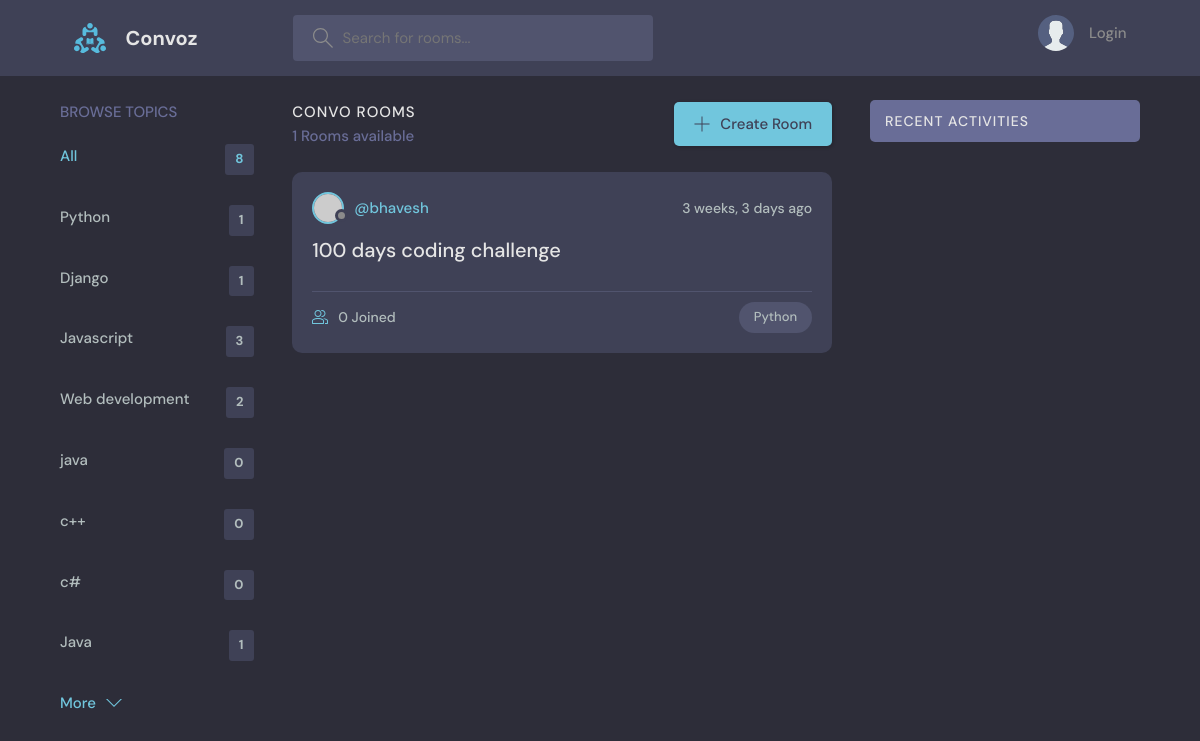
Page /?q=Python on the committed database.
### base/models.py (models this page shows, shortened)
class Topic(models.Model):
    name = models.CharField(max_length=200)

class Room(models.Model):
    host = models.ForeignKey(User, on_delete=models.SET_NULL, null=True)
    topic = models.ForeignKey(Topic, on_delete=models.SET_NULL, null=True)
    name = models.CharField(max_length=200)
    description = models.TextField(null=True, blank=True)
    participants = models.ManyToManyField(User, related_name='participants', blank=True)
    updated = models.DateTimeField(auto_now=True)
    created = models.DateTimeField(auto_now_add=True)
    class Meta:
        ordering = ['-updated', '-created']  # - do the order in descending oder

### base/views.py (the view)
# urls.py: path('', views.home, name="home"),
def home(request):
    q = request.GET.get('q') if request.GET.get('q') != None else ''
    rooms = Room.objects.filter(
        Q(topic__name__icontains=q) |
        Q(name__icontains=q) |
        Q(description__icontains=q)
        )
    topics = Topic.objects.all()
    room_count = rooms.count()
    room_messages = Message.objects.filter(Q(room__topic__name__icontains=q))
    context = {'rooms' : rooms, 'topics' : topics, 'room_count' : room_count, 'room_messages': room_messages}
    return render(request, 'base/home.html', context)

### base/templates/base/home.html (shortened to what this page needs)
{% extends 'main.html' %}
{% block content %}
<main class="layout layout--3">
  <div class="container">
    {% include 'base/topics_component.html' %}
    <div class="roomList">
      <div class="roomList__header">
        <div>
          <h2>Convo Rooms</h2>
          <p>{{room_count}} Rooms available</p>
        </div>
        <a class="btn btn--main" href="{% url 'create-room' %}">
          <svg
            version="1.1"
            xmlns="http://www.w3.org/2000/svg"
            width="32"
            height="32"
            viewBox="0 0 32 32"
          >
            <title>add</title>
            <path
              d="M16.943 0.943h-1.885v14.115h-14.115v1.885h14.115v14.115h1.885v-14.115h14.115v-1.885h-14.115v-14.115z"
            ></path>
          </svg>
          Create Room
        </a>
      </div>
      {% include 'base/feed_component.html' %}
    </div>
    {% include 'base/activity_component.html' %}
  </div>
</main>
{% endblock %}

### base/templates/base/topics_component.html
<div class="topics">
  <div class="topics__header">
    <h2>Browse Topics</h2>
  </div>
  <ul class="topics__list">
    <li>
      <a href="{% url 'home' %}" class="active">All <span>{{topics.count}}</span></a>
    </li>
    {% for topic in topics %}
    <li>
      <a href="{% url 'home' %}?q={{topic.name}}">{{topic.name}} <span>{{topic.room_set.all.count}}</span></a>
    </li>
    {% endfor %}
  </ul>
  <a class="btn btn--link" href="topics.html">
    More
    <svg
      version="1.1"
      xmlns="http://www.w3.org/2000/svg"
      width="32"
      height="32"
      viewBox="0 0 32 32"
    >
      <title>chevron-down</title>
      <path d="M16 21l-13-13h-3l16 16 16-16h-3l-13 13z"></path>
    </svg>
  </a>
</div>

### base/templates/base/feed_component.html (shortened to what this page needs)
{% for room in rooms %}
<div class="roomListRoom">
  <div class="roomListRoom__header">
    <a href="{% url 'user-profile' room.host.id %}" class="roomListRoom__author">
      <div class="avatar avatar--small">
        <img src="https://randomuser.me/api/portraits/women/11.jpg" />
      </div>
      <span>@{{room.host.username}}</span>
    </a>
    <div class="roomListRoom__actions">
      <span>{{room.created|timesince}} ago</span>
    </div>
  </div>
  <div class="roomListRoom__content">
    <a href="{% url 'room' room.id %}">{{room.name}}</a>
  </div>
  <div class="roomListRoom__meta">
    <a href="{% url 'room' room.id %}" class="roomListRoom__joined">
      {{room.participants.all.count}} Joined
    </a>
    <p class="roomListRoom__topic">{{room.topic.name}}</p>
  </div>
</div>
{% endfor %}

### static/styles/style.css (style rules this page uses)
:root { --color-main: #71c6dd; --color-main-light: #e1f6fb; --color-dark: #3f4156; --color-dark-medium: #51546e; --color-dark-light: #696d97; --color-light: #e5e5e5; --color-gray: #8b8b8b; --color-light-gray: #b2bdbd; --color-bg: #2d2d39; --color-success: #5dd693; --color-error: #fc4b0b; }
* { font-family: "DM Sans", -apple-system, BlinkMacSystemFont, "Segoe UI", Roboto, Oxygen, Ubuntu, Cantarell, "Open Sans", "Helvetica Neue", sans-serif; margin: 0; padding: 0; box-sizing: border-box; text-rendering: optimizeLegibility; font-size: inherit; }
html { font-size: 56.25%; }
@media only screen and (min-width: 1200px) { html { font-size: 62.5%; } }
body { line-height: 1.6; font-weight: 400; font-size: 1.5rem; color: var(--color-light-gray); background-color: var(--color-bg); min-height: 100vh; }
img { width: 100%; }
a { display: inline-block; color: var(--color-main); text-decoration: none; }
.container { max-width: 120rem; width: 90%; margin: auto; }
.btn { background-color: transparent; border: none; display: inline-flex; align-items: center; gap: 1rem; cursor: pointer; transition: all ease-in-out 0.3s; padding: 1rem 2rem; border-radius: 5px; box-shadow: 1px 1px 3px 1px rgba(0, 0, 0, 0.15); font-weight: 500; }
.btn--link { border-radius: 0; padding: 0; color: var(--color-main); box-shadow: none; }
.btn--main { background-color: var(--color-main); color: var(--color-dark); }
.btn > svg { fill: currentColor; width: 1.6rem; height: 1.6rem; }
.avatar { position: relative; display: inline-block; border-radius: 50%; border: 2px solid var(--color-main); }
.avatar img { display: block; border-radius: 50%; object-fit: cover; object-position: center; }
.avatar::after { content: ""; display: block; position: absolute; background-color: var(--color-gray); z-index: 111; border-radius: 50%; border: 0.3rem solid var(--color-dark); }
.avatar.avatar--small img { width: 2.8rem; height: 2.8rem; }
.avatar.avatar--small:after { width: 0.7rem; height: 0.7rem; bottom: 0px; right: -6px; }
.layout { margin-top: 2.4rem; }
.layout > .container { display: flex; justify-content: space-between; align-items: flex-start; }
.layout--3 > .container > div:first-child { flex-basis: 18%; max-width: 22.5rem; }
.layout--3 > .container > div:nth-child(2) { flex-basis: 50%; }
.topics__header { margin-bottom: 2rem; }
.topics__header h2 { text-transform: uppercase; font-weight: 500; color: var(--color-dark-light); }
.topics__list { list-style: none; }
.topics__list li a { display: flex; justify-content: space-between; margin-bottom: 3rem; font-weight: 500; color: var(--color-light-gray); transition: all 0.3s ease-in-out; }
.topics__list li a.active, .topics__list li a:hover { color: var(--color-main); }
.topics__list li a span { padding: 0.5rem 1rem; background-color: var(--color-dark); border-radius: 3px; font-size: 1.3rem; font-weight: 700; letter-spacing: 1px; }
.roomList__header { display: flex; justify-content: space-between; align-items: center; margin-bottom: 2.4rem; }
.roomList__header h2 { text-transform: uppercase; font-weight: 500; color: var(--color-light); letter-spacing: 1px; }
.roomList__header p { font-weight: 500; color: var(--color-dark-light); }
.roomListRoom { margin-bottom: 2.4rem; background-color: var(--color-dark); border-radius: 1rem; padding: 2rem; }
.roomListRoom__header { display: flex; justify-content: space-between; align-items: center; }
.roomListRoom__author { font-weight: 500; display: flex; align-items: center; gap: 1rem; }
.roomListRoom__actions { display: flex; align-items: flex-start; gap: 1rem; position: relative; }
.roomListRoom__actions span { font-size: 1.4rem; font-weight: 500; }
.roomListRoom__content { margin: 1rem 0; }
.roomListRoom__content a { font-size: 2rem; font-weight: 500; margin-bottom: 1.5rem; color: var(--color-light); transition: all 0.3s ease-in-out; }
.roomListRoom__meta { border-top: 1px solid var(--color-dark-medium); padding-top: 1rem; display: flex; align-items: center; justify-content: space-between; }
.roomListRoom__joined { color: var(--color-light-gray); display: flex; align-items: center; gap: 1rem; font-size: 1.4rem; font-weight: 500; }
.roomListRoom__joined svg { fill: var(--color-main); width: 1.6rem; height: 1.6rem; }
.roomListRoom__topic { padding: 5px 1.5rem; background-color: var(--color-dark-medium); border-radius: 5rem; font-weight: 500; font-size: 1.3rem; }

### rows in the picture
Topic: name "Python", room_set.all.count "1"
Topic: name "Django", room_set.all.count "1"
Topic: name "Javascript", room_set.all.count "3"
Topic: name "Web development", room_set.all.count "2"
Topic: name "java", room_set.all.count "0"
Topic: name "c++", room_set.all.count "0"
Topic: name "c#", room_set.all.count "0"
Topic: name "Java", room_set.all.count "1"
Room: host.username "bhavesh", created "3 weeks, 3 days", name "100 days coding challenge", participants.all.count "0", topic.name "Python"

### other values in the picture
{{ topics.count }} "8"
{{ room_count }} "1"
